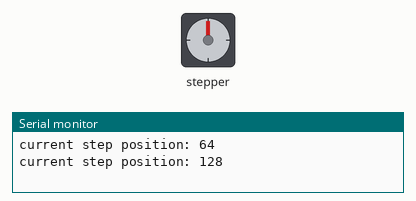
This sketch was run on a simulated Arduino Uno, built with avr-gcc and run on an emulated ATmega328P. Parts: stepper motor, the last lines printed to the serial monitor. Stepper angles assume 1024 steps per turn.

Above: at 0.05 s.
At 0.2 s:
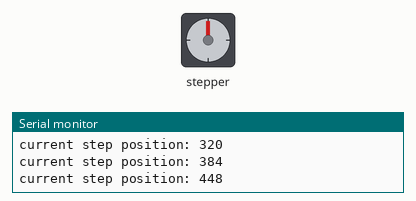
At 0.35 s:
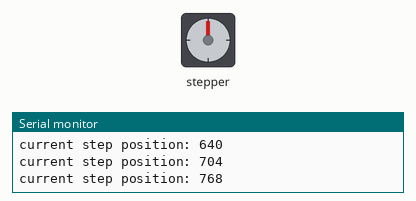
At 1.35 s:
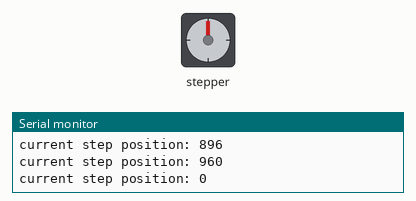
Timing chart, 0 to 3.2 s (numbered marks = the images above):
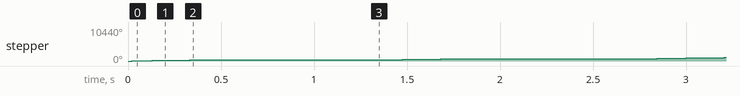

Measured:
- by itself, stepper: turns 360° clockwise in 0.37 s, repeating every 1.4 s

The sketch:

0_stepper_step.ino
```cpp
/***
Example Code to make a stepper motor step
***/

// We are using the CheapStepper library
#include <CheapStepper.h>

// Connect pins 8,9,10,11 to IN1,IN2,IN3,IN4 on ULN2003 board
CheapStepper stepper (8,9,10,11);


const int stepsPerRevolution = 1024; // 360

// This number defines how many steps are needed per one revolution (round)
// by default the value is 4096, the stepper motor in Miuzei needs 1024.
// If you are switching to another stepper motor, always check this value
// first before doing any other more complicated movements.

bool moveClockwise = true;
void setup() {

  stepper.setRpm(6);  // the default is ~16.25rpm
  // we set to 10 for safe, high torque movement
  // -> 10 rounds per minute
  // Range: 6RPM - 14RPM when powered from Arduino
  //        2RPM - 24RPM when powered from other resources
  stepper.setTotalSteps(stepsPerRevolution);
  Serial.begin(9600);
}

void loop() {
  // let's move a full rotation (1024 mini-steps)
  // we'll go step-by-step using the step() function this time
  for (int s=0; s<stepsPerRevolution; s++){
     // // let's move one "step"
    stepper.step(moveClockwise);
    int nStep = stepper.getStep();
    // and if it's divisible by 64...
    if (nStep%64==0){
      // let's print the position to the console
      Serial.print("current step position: ");
      Serial.print(nStep);
      Serial.println();
    }
  }
  delay(1000);
}
```
